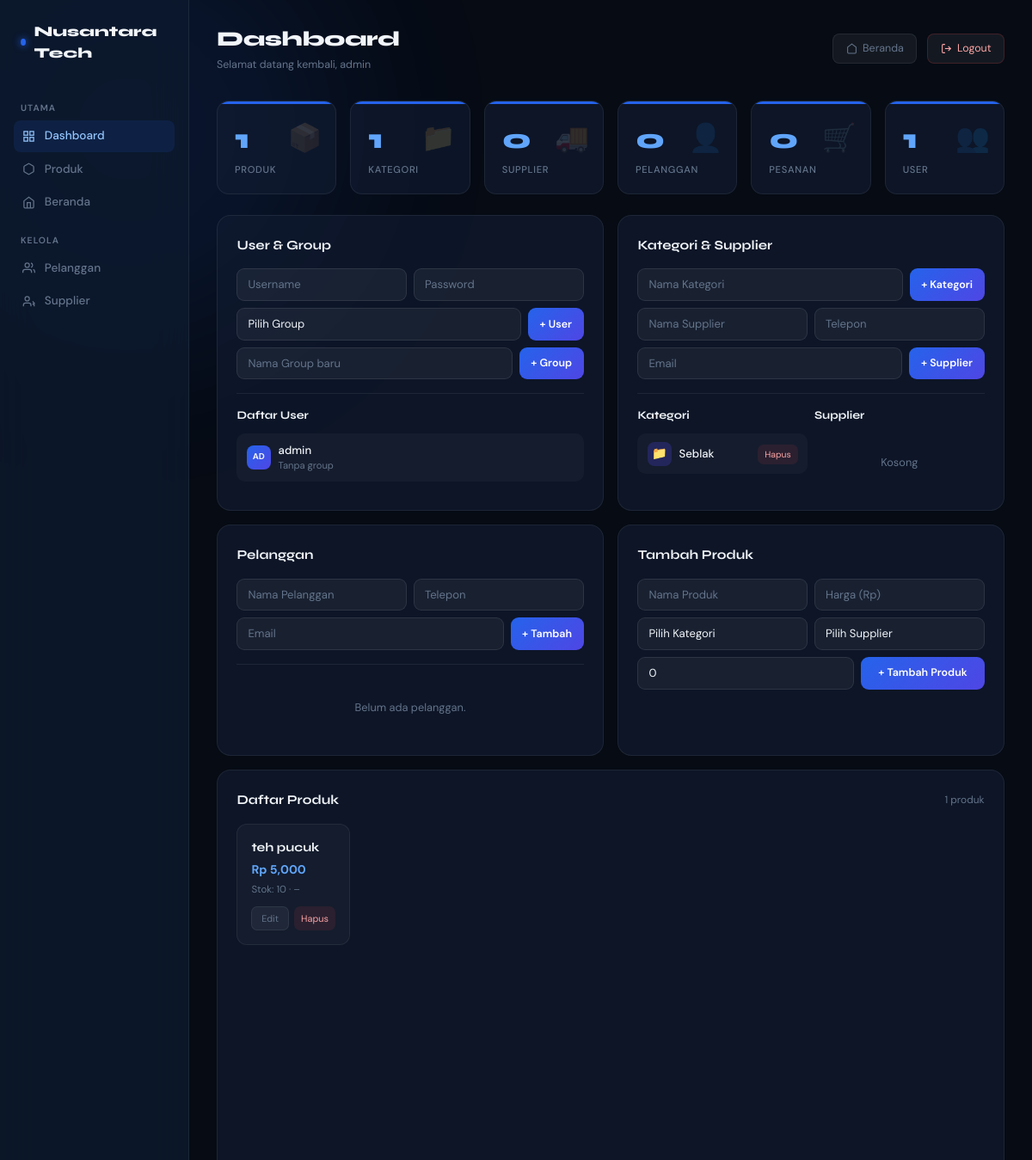
Page /dashboard/ (signed in, upper part) on the earlier database version.
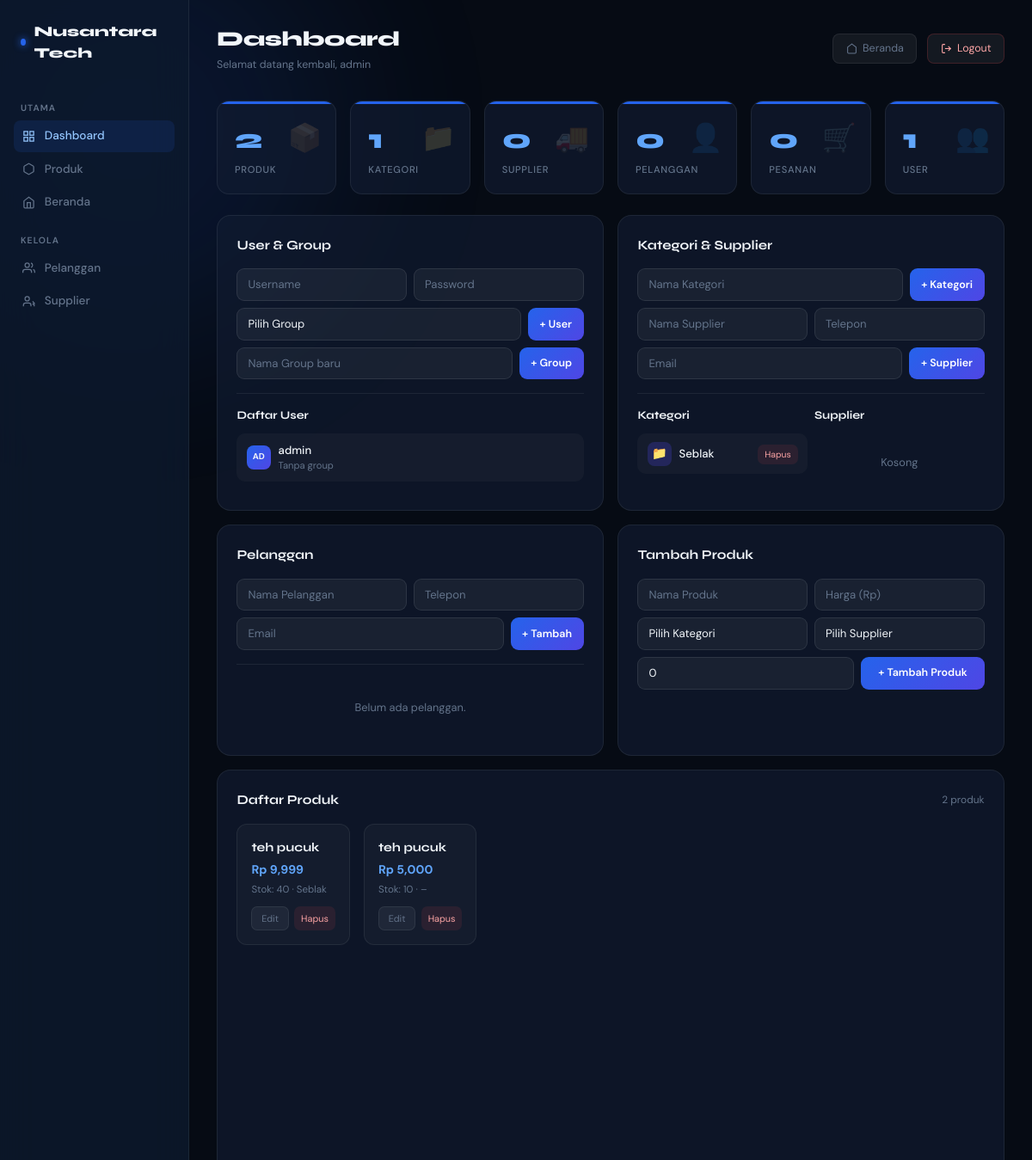
Same page on the later database version.
### appku/models.py (models this page shows, shortened)
class Kategori(models.Model):
    nama = models.CharField(max_length=100)
    deskripsi = models.TextField(blank=True, default="")
    def __str__(self):
        return self.nama

class Produk(models.Model):
    nama = models.CharField(max_length=100)
    harga = models.IntegerField(default=0)
    kategori = models.ForeignKey(
        Kategori,
        on_delete=models.SET_NULL,
        null=True,
        blank=True,
        related_name="produks",
    )
    supplier = models.ForeignKey(
        Supplier,
        on_delete=models.SET_NULL,
        null=True,
        blank=True,
        related_name="produks",
    )
    stok = models.IntegerField(default=0)
    deskripsi = models.TextField(blank=True, default="")

### appku/views.py (the view, shortened to what this page needs)
# urls.py: path("dashboard/", views.dashboard, name="dashboard"),
@login_required
def dashboard(request):
    from django.contrib.auth import get_user_model
    from django.contrib.auth.models import Group
    User = get_user_model()
    semua_produk = Produk.objects.all()
    semua_user = User.objects.all()
    semua_group = Group.objects.all()
    semua_kategori = Kategori.objects.all()
    semua_supplier = Supplier.objects.all()
    semua_pelanggan = Pelanggan.objects.all()
    semua_pesanan = Pesanan.objects.all()
    total_nilai = sum(p.harga * p.stok for p in semua_produk)
    context = {
        "total_produk": semua_produk.count(),
        "total_user": semua_user.count(),
        "total_group": semua_group.count(),
        "total_kategori": semua_kategori.count(),
        "total_supplier": semua_supplier.count(),
        "total_pelanggan": semua_pelanggan.count(),
        "total_pesanan": semua_pesanan.count(),
        "total_nilai": total_nilai,
        "produk_list": semua_produk.order_by("-id")[:8],
        "user_list": semua_user[:6],
        "group_list": semua_group,
        "kategori_list": semua_kategori,
        "supplier_list": semua_supplier,
        "pelanggan_list": semua_pelanggan[:6],
    }
    return render(request, "appku/dashboard.html", context)

### appku/templates/appku/dashboard.html (shortened to what the changed rows need)
{% load static %}
{% load humanize %}
<!DOCTYPE html>
<html lang="id">
<head>
  <link href="https://cdn.jsdelivr.net/npm/bootstrap@5.3.3/dist/css/bootstrap.min.css" rel="stylesheet">
</head>
<body>
<div class="dashboard-wrap d-flex">
  <main class="main-content flex-grow-1">
    <div class="topbar">
      <div>
        <div class="topbar-title">Dashboard</div>
        <div style="font-size:.78rem;color:var(--nt-muted);margin-top:.15rem;">Selamat datang kembali, {{ user.username }}</div>
      </div>
    </div>
    <div class="row g-3 mb-4">
      <div class="col-6 col-md-4 col-xl-2">
        <div class="stat-card">
          <div class="stat-icon">📦</div>
          <div class="stat-val">{{ total_produk }}</div>
          <div class="stat-lbl">Produk</div>
        </div>
      </div>
    </div>
    <div class="row g-3 mb-3">
      <div class="col-lg-6">
        <div class="panel">
          <div class="item-list">
            {% for u in user_list %}
            <div class="item-row">
              <div class="item-info">
                <div class="item-av">{{ u.username|upper|slice:2 }}</div>
                <div style="min-width:0;">
                  <div class="item-name">{{ u.username }}</div>
                  <div class="item-meta">{% if u.groups.all %}{% for g in u.groups.all %}{{ g.name }}{% if not forloop.last %}, {% endif %}{% endfor %}{% else %}Tanpa group{% endif %}</div>
                </div>
              </div>
            </div>
            {% empty %}
            <div class="empty-state">Belum ada user.</div>
            {% endfor %}
          </div>
        </div>
      </div>
      <div class="col-lg-6">
        <div class="panel">
          <div class="row g-2">
            <div class="col-6">
              <div class="item-list">
                {% for k in kategori_list %}
                <div class="item-row">
                  <div class="item-info">
                    <div class="item-av" style="font-size:.9rem;background:rgba(79,70,229,.25);">📁</div>
                    <div class="item-name">{{ k.nama }}</div>
                  </div>
                  <form method="post">
                    <button type="submit" class="btn-del">Hapus</button>
                  </form>
                </div>
                {% empty %}<div class="empty-state">Kosong</div>{% endfor %}
              </div>
            </div>
          </div>
        </div>
      </div>
    </div>
    <div class="panel" style="animation-delay:.4s;">
      <div class="d-flex align-items-center justify-content-between mb-3">
        <div class="panel-title" style="margin-bottom:0;">Daftar Produk</div>
        <span style="font-size:.75rem;color:var(--nt-muted);">{{ total_produk }} produk</span>
      </div>
      {% if produk_list %}
      <div class="row g-3">
        {% for produk in produk_list %}
        <div class="col-6 col-sm-4 col-md-3 col-xl-2">
          <div class="produk-card">
            <div class="produk-nama">{{ produk.nama }}</div>
            <div class="produk-harga">Rp {{ produk.harga|intcomma }}</div>
            <div class="produk-stok">Stok: {{ produk.stok }} · {{ produk.kategori|default:"–" }}</div>
            <div class="produk-actions">
              <a href="{% url 'produk_edit' produk.pk %}" class="btn-edit-p">Edit</a>
              <form method="post" style="display:contents;">
                <button type="submit" class="btn-del" onclick="return confirm('Hapus produk ini?')" style="border-radius:7px;font-size:.68rem;">Hapus</button>
              </form>
            </div>
          </div>
        </div>
        {% endfor %}
      </div>
      {% endif %}
    </div>
  </main>
</div>
</body>
</html>

Differences in the rows shown:
added Produk: nama "teh pucuk", harga "9,999", stok "40", kategori "Seblak"
Other differences:
{{ total_produk }}: "1" → "2"
